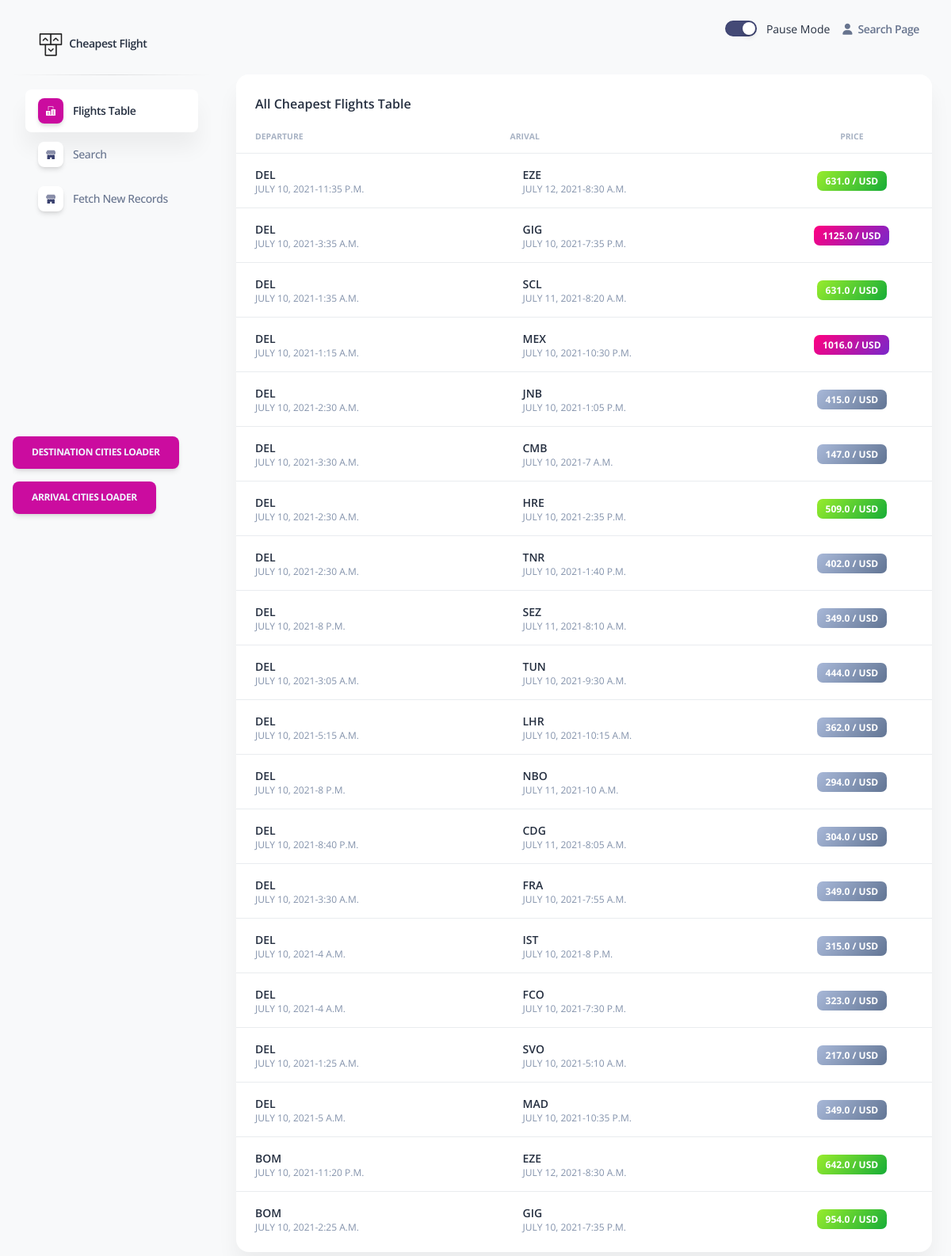
The page / on the database its author committed.
### cheapest_trip/models.py (models this page shows, shortened)
class FlightsData(models.Model):
    departure_city = models.CharField(max_length=200, null=True, blank=True)
    arrival_city = models.CharField(max_length=200, null=True, blank=True)
    departure_date = models.DateField(null=True, blank=True)
    arrival_date = models.DateField(null=True, blank=True)
    departure_time = models.TimeField(null=True, blank=True)
    arrival_time = models.TimeField(null=True, blank=True)
    duration = models.CharField(max_length=200, null=True, blank=True)
    currency = models.CharField(max_length=200, null=True, blank=True)
    price = models.FloatField(max_length=200, null=True, blank=True)

### cheapest_trip/views.py (the view)
# urls.py: 2. Add a URL to urlpatterns:  path('', views.home, name='home')
def home(request):
    today = datetime.today()
    future_dates = today + timedelta(days=0)
    query = FlightsData.objects.filter(
        departure_date__gte=future_dates,
        )
    query_total = query
    settings = Setting.objects.all()[0]
    message = settings.Status
    print("Get",message)
    page = request.GET.get('page', 1)
    paginator = Paginator(query, 20)
    try:
        query = paginator.page(page)
    except PageNotAnInteger:
        query = paginator.page(1)
    except EmptyPage:
        query = paginator.page(paginator.num_pages)
    response = {
        "flights":query,
        "total_flights":query_total,
        "settings":settings,
    }
    return render(request, 'cheapest_trip/home.html',response)

### AmaduesAPI/AmadeusApi.py (called while the page is built)
def warn(*args, **kwargs):  #
    pass                    #

### cheapest_trip/templates/cheapest_trip/home.html (shortened to what this page needs)
{% extends 'cheapest_trip/layout.html'%}
{% load static %}
{% block content %}
<div class="container-fluid py-4">
    <div class="row">
        <div class="col-12">
            <div class="card mb-4">
                <div class="card-header pb-0">
                    <h6>All Cheapest Flights Table</h6>
                </div>
                <div class="card-body px-0 pt-0 pb-2">
                    <div class="table-responsive p-0">
                        <table class="table align-items-center mb-0">
                            <thead>
                                <tr>
                                    <th class="text-uppercase text-secondary text-xxs font-weight-bolder opacity-7">
                                        Departure</th>
                                    <th
                                        class="text-uppercase text-secondary text-xxs font-weight-bolder opacity-7 ps-2">
                                        Arival</th>
                                    <th
                                        class="text-center text-uppercase text-secondary text-xxs font-weight-bolder opacity-7">
                                        Price</th>
                                </tr>
                            </thead>
                            <tbody>
                                {% for flight in flights %}
                                <tr>
                                    <td>
                                        <div class="d-flex px-3 py-2">
                                            <div class="d-flex flex-column justify-content-center text-uppercase">
                                                <h6 class="mb-0 text-sm">{{flight.departure_city}}</h6>
                                                <p class="text-xs text-secondary mb-0">
                                                    {{flight.departure_date}}-{{flight.departure_time}}
                                                </p>
                                            </div>
                                        </div>
                                    </td>
                                    <td>
                                        <div class="d-flex px-3 py-2">
                                            <div class="d-flex flex-column justify-content-center text-uppercase">
                                                <h6 class="mb-0 text-sm">{{flight.arrival_city}}</h6>
                                                <p class="text-xs text-secondary mb-0">
                                                    {{flight.arrival_date}}-{{flight.arrival_time}}
                                                </p>
                                            </div>
                                        </div>
                                    </td>
                                    <td class="align-middle text-center text-md">
                                        {% if flight.price > 1000 %}
                                        <span class="badge badge-md bg-gradient-primary">{{flight.price}} /
                                            {{flight.currency}}</span>
                                        {% elif flight.price > 500 and flight.price < 1000 %} <span
                                            class="badge badge-md bg-gradient-success">{{flight.price}} /
                                            {{flight.currency}}</span>
                                            {% else %}
                                            <span class="badge badge-md bg-gradient-secondary">{{flight.price}}
                                                /
                                                {{flight.currency}}</span>
                                            {% endif %}
                                    </td>
                                </tr>
                                {% endfor %}
                            </tbody>
                        </table>
                    </div>
                </div>
            </div>
        </div>
    </div>
</div>
{% endblock%}

### cheapest_trip/templates/cheapest_trip/layout.html (shortened to what this page needs)
{% load static %}
<!DOCTYPE html>
<html lang="en">
<head>
    <link href="{% static 'assets/css/nucleo-icons.css' %}" rel="stylesheet" />
    <link href="{% static 'assets/css/nucleo-svg.css' %}" rel="stylesheet" />
    <link href="{% static 'assets/css/soft-ui-dashboard.css' %}" rel="stylesheet" />
</head>
<body class="g-sidenav-show   bg-gray-100">
    <aside class="sidenav navbar navbar-vertical navbar-expand-xs border-0 border-radius-xl my-3 fixed-left ms-3"
        id="sidenav-main">
        <div class="sidenav-header">
            <a class="navbar-brand m-0" href="{% url 'home' %}">
                <img src="{% static 'assets/img/logo-ct.png' %}" class="navbar-brand-img h-100" alt="...">
                <span class="ms-1 font-weight-bold">Cheapest Flight</span>
            </a>
        </div>
        <hr class="horizontal dark mt-0">
        <div class="collapse navbar-collapse w-auto" id="sidenav-collapse-main">
            <ul class="navbar-nav">
                <li class="nav-item">
                    <a class="nav-link
                    {% if request.path == '/' %}
                    active
                    {% endif %}
                    " href=" {% url 'home' %}">
                        <div
                            class="icon icon-shape icon-sm shadow border-radius-md bg-white text-center me-2 d-flex align-items-center justify-content-center">
                        </div>
                        <span class="nav-link-text ms-1">Flights Table</span>
                    </a>
                </li>
                <li class="nav-item">
                    <a class="nav-link
                    " href=" {% url 'search' %}">
                        <div
                            class="icon icon-shape icon-sm shadow border-radius-md bg-white text-center me-2 d-flex align-items-center justify-content-center">
                        </div>
                        <span class="nav-link-text ms-1">Search</span>
                    </a>
                </li>
                <li class="nav-item">
                    <a class="nav-link" target="_blank" href=" {% url 'update_flights_record' %}">
                        <div
                            class="icon icon-shape icon-sm shadow border-radius-md bg-white text-center me-2 d-flex align-items-center justify-content-center">
                        </div>
                        <span class="nav-link-text ms-1">Fetch New Records</span>
                    </a>
                </li>
            </ul>
        </div>
        <div class=" ">
            <button class="btn btn-primary ">
                <a href="{% url 'departure_cities_loader' %}" style="color: aliceblue;">
                    Destination Cities Loader
                </a>
            </button>
            <button class="btn btn-primary ">
                <a href="{% url 'arrival_cities_loader' %}" style="color: aliceblue;">
                    Arrival Cities Loader
                </a>
            </button>
        </div>
    </aside>
    <main class="main-content mt-1 border-radius-lg">
        <nav class="navbar navbar-main navbar-expand-lg px-0 mx-4 shadow-none border-radius-xl" id="navbarBlur"
            navbar-scroll="true">
            <div class="container-fluid py-1 px-3">
                <div class="collapse navbar-collapse mt-sm-0 mt-2 me-md-0 me-sm-4" id="navbar">
                    <div class="ms-md-auto pe-md-3 mt-2 d-flex align-items-center">
                        {% if settings.Status == "Paused" %}
                        <div class="form-check form-switch align-items-center">
                            <input class="form-check-input" type="checkbox" id="status_switch" checked />
                            <label class="form-check-label" value="Paused" for="status_switch">Pause Mode</label>
                        </div>
                        {% else %}
                        <div class="form-check form-switch align-items-center">
                            <input class="form-check-input" type="checkbox" id="status_switch" />
                            <label class="form-check-label" value="Played" for="status_switch">Pause Mode</label>
                        </div>
                        {% endif %}
                    </div>
                    <ul class="navbar-nav  justify-content-end">
                        <li class="nav-item d-flex align-items-center">
                            <a href="{% url 'search' %}" class="nav-link text-body font-weight-bold px-0">
                                <i class="fa fa-user me-sm-1"></i>
                                <span class="d-sm-inline d-none">Search Page</span>
                            </a>
                        </li>
                    </ul>
                </div>
            </div>
        </nav>
        {% block content %}
        {% endblock%}
    </main>
</body>
</html>

### static/assets/css/nucleo-svg.css (style rules this page uses)
.icon { display: inline-block; color: #111111; height: 1em; width: 1em; }
.icon-sm { height: 0.8em; width: 0.8em; }
.icon { fill: currentColor; stroke: none; }

### rows shown on the page
FlightsData: departure_city "DEL", departure_date "JULY 10, 2021", departure_time "11:35 P.M.", arrival_city "EZE", arrival_date "JULY 12, 2021", arrival_time "8:30 A.M.", price "631.0", currency "USD"
FlightsData: departure_city "DEL", departure_date "JULY 10, 2021", departure_time "3:35 A.M.", arrival_city "GIG", arrival_date "JULY 10, 2021", arrival_time "7:35 P.M.", price "1125.0", currency "USD"
FlightsData: departure_city "DEL", departure_date "JULY 10, 2021", departure_time "1:35 A.M.", arrival_city "SCL", arrival_date "JULY 11, 2021", arrival_time "8:20 A.M.", price "631.0", currency "USD"
FlightsData: departure_city "DEL", departure_date "JULY 10, 2021", departure_time "1:15 A.M.", arrival_city "MEX", arrival_date "JULY 10, 2021", arrival_time "10:30 P.M.", price "1016.0", currency "USD"
FlightsData: departure_city "DEL", departure_date "JULY 10, 2021", departure_time "2:30 A.M.", arrival_city "JNB", arrival_date "JULY 10, 2021", arrival_time "1:05 P.M.", price "415.0", currency "USD"
FlightsData: departure_city "DEL", departure_date "JULY 10, 2021", departure_time "3:30 A.M.", arrival_city "CMB", arrival_date "JULY 10, 2021", arrival_time "7 A.M.", price "147.0", currency "USD"
FlightsData: departure_city "DEL", departure_date "JULY 10, 2021", departure_time "2:30 A.M.", arrival_city "HRE", arrival_date "JULY 10, 2021", arrival_time "2:35 P.M.", price "509.0", currency "USD"
FlightsData: departure_city "DEL", departure_date "JULY 10, 2021", departure_time "2:30 A.M.", arrival_city "TNR", arrival_date "JULY 10, 2021", arrival_time "1:40 P.M.", price "402.0", currency "USD"
FlightsData: departure_city "DEL", departure_date "JULY 10, 2021", departure_time "8 P.M.", arrival_city "SEZ", arrival_date "JULY 11, 2021", arrival_time "8:10 A.M.", price "349.0", currency "USD"
FlightsData: departure_city "DEL", departure_date "JULY 10, 2021", departure_time "3:05 A.M.", arrival_city "TUN", arrival_date "JULY 10, 2021", arrival_time "9:30 A.M.", price "444.0", currency "USD"
FlightsData: departure_city "DEL", departure_date "JULY 10, 2021", departure_time "5:15 A.M.", arrival_city "LHR", arrival_date "JULY 10, 2021", arrival_time "10:15 A.M.", price "362.0", currency "USD"
FlightsData: departure_city "DEL", departure_date "JULY 10, 2021", departure_time "8 P.M.", arrival_city "NBO", arrival_date "JULY 11, 2021", arrival_time "10 A.M.", price "294.0", currency "USD"
FlightsData: departure_city "DEL", departure_date "JULY 10, 2021", departure_time "8:40 P.M.", arrival_city "CDG", arrival_date "JULY 11, 2021", arrival_time "8:05 A.M.", price "304.0", currency "USD"
FlightsData: departure_city "DEL", departure_date "JULY 10, 2021", departure_time "3:30 A.M.", arrival_city "FRA", arrival_date "JULY 10, 2021", arrival_time "7:55 A.M.", price "349.0", currency "USD"
FlightsData: departure_city "DEL", departure_date "JULY 10, 2021", departure_time "4 A.M.", arrival_city "IST", arrival_date "JULY 10, 2021", arrival_time "8 P.M.", price "315.0", currency "USD"
FlightsData: departure_city "DEL", departure_date "JULY 10, 2021", departure_time "4 A.M.", arrival_city "FCO", arrival_date "JULY 10, 2021", arrival_time "7:30 P.M.", price "323.0", currency "USD"
FlightsData: departure_city "DEL", departure_date "JULY 10, 2021", departure_time "1:25 A.M.", arrival_city "SVO", arrival_date "JULY 10, 2021", arrival_time "5:10 A.M.", price "217.0", currency "USD"
FlightsData: departure_city "DEL", departure_date "JULY 10, 2021", departure_time "5 A.M.", arrival_city "MAD", arrival_date "JULY 10, 2021", arrival_time "10:35 P.M.", price "349.0", currency "USD"
FlightsData: departure_city "BOM", departure_date "JULY 10, 2021", departure_time "11:20 P.M.", arrival_city "EZE", arrival_date "JULY 12, 2021", arrival_time "8:30 A.M.", price "642.0", currency "USD"
FlightsData: departure_city "BOM", departure_date "JULY 10, 2021", departure_time "2:25 A.M.", arrival_city "GIG", arrival_date "JULY 10, 2021", arrival_time "7:35 P.M.", price "954.0", currency "USD"
